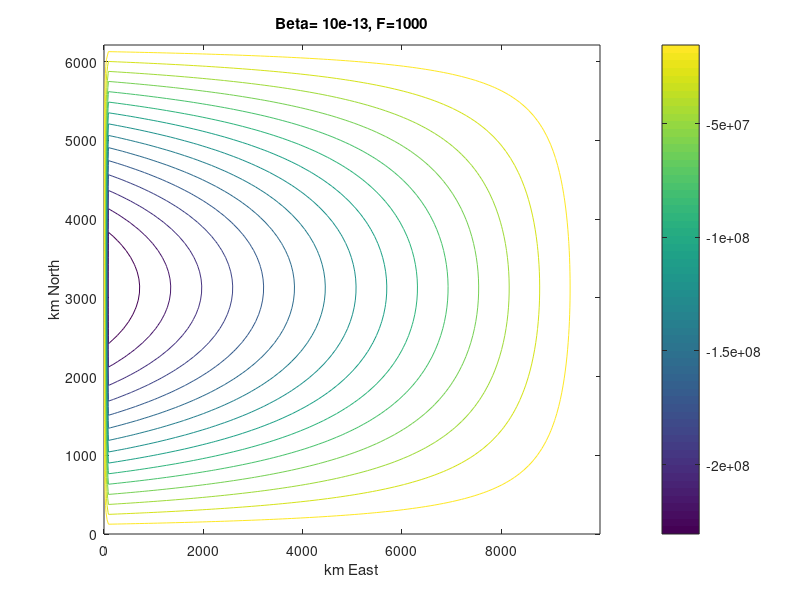

MATLAB code to generate this figure:
% The Stommel Lab.
%	a procedure to run a two dimensional gyre initially
%	with zero concentration, and whose
%	"southern" boundary (row 1) is set at the beginning
%	of the run to be 10 units. The domain is 50 nodes by 50 nodes,
%	with equal spacing of 50 km (50,000 m). The velocity field is
%	sinsusoidal such that it is rotating
%	counter-clockwise. The maximum velocity is 4 cm/s (.04 m/s).
%

warning off 				% to take care of v4 vs. v5 warnings

%
%
lambda=10^9;  % x dimension of the basin in cm (10000 Km)
b=6.25*10^8;  % y dimension of the basin in cm (6250 Km)
dx=90e5;dy=dx; % grid spacing in cm (90 Km)
%
%
nx=round(lambda/dx); %number of grid points (in x)
ny=round(b/dy);      %number of grid points (in y)
%
%incremental coordinates (cm). These are the coordinates you'll need to
%calculate velocity components u and v. See their use to calculate psi
%below.
y=meshgrid([0:dy:b],[0:dx:lambda]); y=y';
x=meshgrid([0:dx:lambda],[0:dy:b]);
%
%
%These coordinates are for plotting only:
%
x_tr=[0:dx:lambda-dx]./10^5;	% distance vectors for plotting tracer distribution(in km)
y_tr=[0:dy:b-dx]./10^5;
%
x_u=[0:dx:lambda]./10^5;	% distance vectors (in Km) for plotting stream function (psi) and velocity components (u and v)
y_v=[0:dy:b]./10^5;
%
%
% parameter you don't need to touch:
D=2e4;  % depth of the layer
%
%--------------------------------------------------------------------------
% parameters you'll play with:
%--------------------------------------------------------------------------
F=1;    % max wind stress (dyne/cm2)
R=.02; % friction coefficient
%beta= 10e-13; %this is the variation of f (Coriolis) with latitude (y)
%Case A-
beta= 10e-13; %because f is constant
%--------------------------------------------------------------------------
%
%
% 
alfa=(D/R)*beta;
gamma=(F*pi)/(R*b);
A=-(alfa/2)+sqrt((alfa^2)/4+(pi/b)^2);
B=-(alfa/2)-sqrt((alfa^2)/4+(pi/b)^2);
p=(1-exp(B*lambda))/(exp(A*lambda)-exp(B*lambda));
q=1-p;
%

%
for i=1:nx+1
    for j=1:ny+1       
        psi(j,i)=gamma*(b/pi)^2*sin(pi*y(j,i)/b)*(p*exp(A*x(j,i))+q*exp(B*x(j,i))-1);
    end
end
%
%--------------------------------------------------------------------------
% write here your solution for velocity components:
%--------------------------------------------------------------------------
for i=1:nx+1
    for j=1:ny+1
        u(j,i)=gamma*(b/pi)*cos(pi*y(j,i)/b)*(p*exp(A*x(j,i))+q*exp(B*x(j,i))-1);
        v(j,i)=-gamma*(b/pi)^(2)*sin(pi*y(j,i)/b)*(p*A*exp(A*x(j,i))+q*B*exp(B*x(j,i)));
    end
end
%--------------------------------------------------------------------------
%
%

contour(x_u,y_v, psi, 15);
colorbar;
title('Beta= 10e-13, F=1000')
xlabel('km East')
ylabel('km North');

min(min(psi))
min(min(v))
max(max(v))


%comment out the return command below for question 7.

%return

% %--------------------------------------------------------------------------
% % put here your value(s) for diffusivity
% km= 2e10;			        % this value has to be in cm2/s 
% %--------------------------------------------------------------------------
% %
% tyr=3600*24*365.25; 	% various constants
% tot_time=10;            %tot run time in years
% 
% vmax=max(max(v)); umax=max(max(u));	% maximum possible velocities
% 
% dt=0.5*(dx/(umax+vmax+4*km/dx));	% stable time step
% nt=tot_time*tyr/dt;				% number of steps in 10 years
% kx=km*ones(ny+1,nx+1); ky=kx;	% kx, ky over all domain
% c=zeros(ny,nx); cold=c;			% initialize concentrations to zero
% 
% % now calculate weight matrices
% % now calculate weight matrices
% 
% wxm=zeros(ny,nx); wym=wxm; w0=wxm;
% 
% w0=1-kx(1:ny,1:nx)*dt/dx/dx -kx(1:ny,2:nx+1)*dt/dx/dx -ky(1:ny,1:nx)*dt/dy/dy- ky(2:ny+1,1:nx)*dt/dy/dy;
% wxm=kx(1:ny,1:nx)*dt/dx/dx;
% wxp=kx(1:ny,2:nx+1)*dt/dx/dx;
% wym=ky(1:ny,1:nx)*dt/dy/dy;
% wyp=ky(2:ny+1,1:nx)*dt/dy/dy;
% 
% 
% for i=1:ny
%     for j=1:nx
%         if u(i,j)>=0 & u(i,j+1)>=0
%             w0(i,j)=w0(i,j)-u(i,j+1)*dt/dx;
%             wxm(i,j)=wxm(i,j)+u(i,j)*dt/dx;
%         elseif u(i,j)<=0 & u(i,j+1)<=0
%             w0(i,j)=w0(i,j)+u(i,j)*dt/dx;
%             wxp(i,j)=wxp(i,j)-u(i,j+1)*dt/dx;
%         elseif u(i,j)>0 & u(i,j+1)<0
%             wxm(i,j)=wxm(i,j)+u(i,j)*dt/dx;
%             wxp(i,j)=wxp(i,j)-u(i,j+1)*dt/dx;
%         elseif u(i,j)<0 & u(i,j+1)>0
%             w0(i,j)=w0(i,j)-u(i,j+1)*dt/dx+u(i,j)*dt/dx;
%         end
%         
%         if v(i,j)>=0 & v(i+1,j)>=0
%             w0(i,j)=w0(i,j)-v(i+1,j)*dt/dy;
%             wym(i,j)=wym(i,j)+v(i,j)*dt/dy;
%         elseif v(i,j)<=0 & v(i+1,j)<=0
%             w0(i,j)=w0(i,j)+v(i,j)*dt/dy;
%             wyp(i,j)=wyp(i,j)-v(i+1,j)*dt/dy;
%         elseif v(i,j)>0 & v(i+1,j)<0
%             wym(i,j)=wym(i,j)+v(i,j)*dt/dy;
%             wyp(i,j)=wyp(i,j)-v(i+1,j)*dt/dy;
%         elseif v(i,j)<0 & v(i+1,j)>0
%             w0(i,j)=w0(i,j) - v(i+1,j)*dt/dy + v(i,j)*dt/dy;
%         end
%     end
% end
% %
% %
% %Boundary conditions
% wxm(:,1)=0;
% wxp(:,nx)=0;
% wym(1,:)=0;
% wyp(ny,:)=0;
% 
% w0(:,1)=w0(:,1)+ kx(1:ny,1)*dt/dx/dx;  %Western
% w0(:,nx)=w0(:,nx)+ kx(1:ny,nx)*dt/dx/dx;  %Eastern
% w0(1,:)=w0(1,:)+ ky(1,1:nx)*dt/dy/dy;  %South
% w0(ny,:)=w0(ny,:)+ ky(ny,1:nx)*dt/dy/dy;  %North
%     
% V=[0:10];               % contour lines vector   
% oldyear=0;				% our trusty year counter
% oldmonth=0;
% for t=1:nt  				% your main time step loop here
%              cold(1,:)=10*ones(1,nx);	% set boundary conditions (others are zero)
%              newyear=ceil(t*dt/tyr);
%              newmonth=ceil(t*dt/(30*86400));	% time counter
%              if newmonth ~= oldmonth	
%              figure(1);contour(x_tr,y_tr,c,V);colorbar;title(sprintf('year %d day %d',newyear,floor((dt*t)/86400)-((newyear-1)*365)));
%              figure(1);pcolor(x_tr,y_tr,c);colorbar;shading flat;caxis([0 10]);title(sprintf('year %d day %d',newyear,floor((dt*t)/86400)-((newyear-1)*365)));
%              drawnow;
%              oldmonth=newmonth;	% only do once a year
%              end
% 
%         %The main event
%             c(2:ny-1,2:nx-1) = w0(2:ny-1,2:nx-1).*cold(2:ny-1,2:nx-1) +...
%             wxm(2:ny-1,2:nx-1).*cold(2:ny-1,1:nx-2) +...
%             wxp(2:ny-1,2:nx-1).*cold(2:ny-1,3:nx) +...
%             wym(2:ny-1,2:nx-1).*cold(1:ny-2,2:nx-1) +...
%             wyp(2:ny-1,2:nx-1).*cold(3:ny,2:nx-1);	
% 
%         %Western Boundary
%             c(2:ny-1,1) = w0(2:ny-1,1).*cold(2:ny-1,1) +...
%             wxp(2:ny-1,1).*cold(2:ny-1,2) +...
%             wym(2:ny-1,1).*cold(1:ny-2,1) +...
%             wyp(2:ny-1,1).*cold(3:ny,  1);		
% 
%         %Eastern Boundary
%             c(2:ny-1,nx) = w0(2:ny-1,nx).*cold(2:ny-1,nx) +...
%             wxm(2:ny-1,nx).*cold(2:ny-1,nx-1) +...
%             wym(2:ny-1,nx).*cold(1:ny-2,nx) +...
%             wyp(2:ny-1,nx).*cold(3:ny,  nx);		
% 
%         %Southern Boundary
%             c(1,2:nx-1) = w0(1,2:nx-1).*cold(1,2:nx-1) +...
%             wxm(1,2:nx-1).*cold(1,1:nx-2) +...
%             wxp(1,2:nx-1).*cold(1,3:nx) +...
%             wyp(1,2:nx-1).*cold(2,2:nx-1);		
% 
%         %Northern Boundary
%             c(ny,2:nx-1) = w0(ny,2:nx-1).*cold(ny,2:nx-1) +...
%             wxm(ny,2:nx-1).*cold(ny,1:nx-2) +...
%             wxp(ny,2:nx-1).*cold(ny,3:nx) +...
%             wym(ny,2:nx-1).*cold(ny-1,2:nx-1);
% 
% 
%         % The 4 corners
%         %southwestern boundary
%             c(1,1) = w0(1,1).*cold(1,1) +...
%             wxp(1,1).*cold(1,2) +...
%             wyp(1,1).*cold(2,1);		
% 
%         %southeastern boundary
%             c(1,nx) = w0(1,nx).*cold(1,nx) +...
%             wxm(1,nx).*cold(1,nx-1) +...
%             wyp(1,nx).*cold(2,nx);		
% 
%         %northwestern boundary
%             c(ny,1) = w0(ny,1).*cold(ny,1) +...
%             wxp(ny,1).*cold(ny,2) +...
%             wym(ny,1).*cold(ny-1,1);		
% 
%         %southeastern boundary
%             c(ny,nx) = w0(ny,nx).*cold(ny,nx) +...
%             wxm(ny,nx).*cold(ny,nx-1) +...
%             wym(ny,nx).*cold(ny-1,nx);	
% 
%             cold=c;			% update concentration matrix
% end
% 
% 
% 
% 
% 
% 
% 
% 
% 
% 
% 
% 







